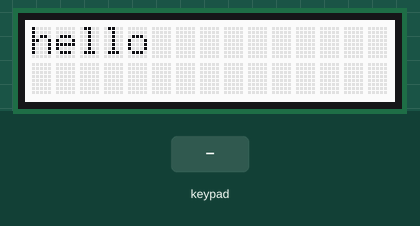
Recording of a sketch running on a simulated Arduino Uno, built with avr-gcc and run on an emulated ATmega328P. Parts: 15×2 character LCD. Inputs (shaded band) come from the test bench.

Above: at 1.2 s.
1.3 s: key 'S' pressed
At 1.9 s:
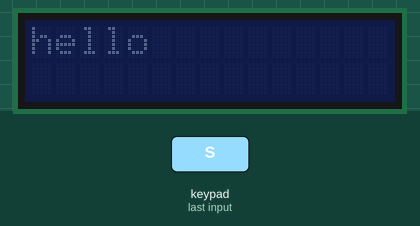
2.8 s: key 'D' pressed
At 3.5 s:
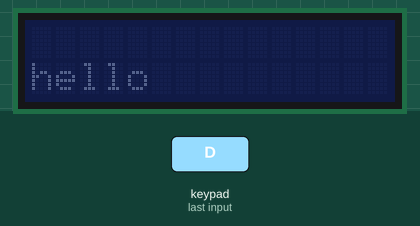
Timing chart, 0 to 5.8 s (numbered marks = the images above; inputs shaded):
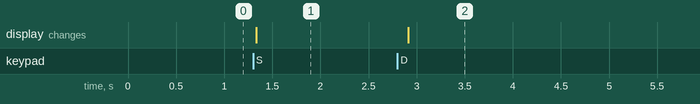

Measured:
- after the input at 1.3 s, the display: changes at once (image 1)
- after the input at 2.8 s, the display: changes after 0.11 s (image 2)

The sketch:

lcd_trinket_test.ino
```cpp
/*********************
Trinket RGB LCD Shield Clock

Example code for the Adafruit RGB Character LCD Shield and Library
for Trinket

The DS1307 Real Time Clock must be initialized with a separate sketch.
**********************/

// include the library code:
#include <Wire.h>

// If on Arduino Uno, use this...
#include <Adafruit_MCP23017.h>
#include <Adafruit_RGBLCDShield.h>

// THIS CODE IS FOR A TRINKET OR OTHER TINY 85 BASED SYSTEM TO GET SHIELD AND I2C WORKING!
// #include <TinyWireM.h>                  // Trinket I2C communications
// #include <TinyAdafruit_RGBLCDShield.h>  // RGB LCD Shield communications

// These defines make it easy to set the backlight color
#define OFF 0x0
#define RED 0x1
#define YELLOW 0x3
#define GREEN 0x2
#define TEAL 0x6
#define BLUE 0x4
#define VIOLET 0x5
#define WHITE 0x7

#define SCREEN_X 0xf
#define SCREEN_Y 0x2

// The shield uses the I2C SCL and SDA pins.
Adafruit_RGBLCDShield lcd = Adafruit_RGBLCDShield();

int8_t offsetX = 0;   // Hour offset set by user with buttons
int8_t offsetY = 0;   // Hour offset set by user with buttons
int8_t frame = 0;   // keeps track of how many frames have gone by
int8_t lastButtonPress = 0;
String displayText = "hello";
boolean doesNeedRedraw;
uint8_t backlight = WHITE;  // Backlight state

void setup() {
  lcd.begin(SCREEN_X, SCREEN_Y);         // initialize display colums and rows
  lcd.setBacklight(WHITE);  // Set to OFF if you do not want backlight on boot
  doesNeedRedraw = true;
}

void loop() {
  if (doesNeedRedraw)
    draw();

  pollKeys();

  frame++;
  if (frame > 63){
    frame = 7;
    lastButtonPress = 0;
  }
  delay(60);  // wait one second
}

void draw() {
  lcd.clear();
  lcd.setCursor(offsetX,offsetY);
  lcd.print(displayText);

  doesNeedRedraw = false;
}

void pollKeys() {
  uint8_t buttons;                       // button read value

  buttons = lcd.readButtons();  // read the buttons on the shield

  if(buttons!=0) {                     // if a button was pressed
    boolean wasSelectButtonPressedTooRecently = (frame - lastButtonPress) <= 8;
    doesNeedRedraw = true;
    if (buttons & BUTTON_RIGHT) {       // if up pressed, increment hours
      offsetX +=1;
    }
    if (buttons & BUTTON_LEFT) {     // if down pressed, decrement hours
      offsetX -=1;
    }
    if (buttons & BUTTON_UP) {       // if up pressed, increment hours
      offsetY -=1;
    }
    if (buttons & BUTTON_DOWN) {     // if down pressed, decrement hours
      offsetY +=1;
    }
    if (buttons & BUTTON_SELECT && !wasSelectButtonPressedTooRecently ) {
      lastButtonPress = frame;
      if(backlight)                 // if the backlight is on
        backlight=OFF;             //   set it to off
      else                          // else turn on the backlight if off
        backlight=WHITE;           //   (you can select any color)

      lcd.setBacklight(backlight);  // set the new backlight state
    }
    if (buttons & BUTTON_SELECT && wasSelectButtonPressedTooRecently ) {
      doesNeedRedraw = false;
    }

    confineDisplayText();
  }
}

void confineDisplayText() {
  if (offsetX > SCREEN_X) {
    offsetX = SCREEN_X;
    doesNeedRedraw = false;
  }
  if (offsetX < 0) {
    offsetX = 0;
    doesNeedRedraw = false;
  }
  if (offsetY >= SCREEN_Y) {
    offsetY = SCREEN_Y - 1;
    doesNeedRedraw = false;
  }
  if (offsetY < 0) {
    offsetY = 0;
    doesNeedRedraw = false;
  }
}

void printzero() {  // prints a zero to the LCD for leading zeros
  lcd.print("0");   // a function saves multiple calls to the print function
}

void setupBlinking() {
  pinMode(13, OUTPUT);
}

// Turns the light on for onDuration,
// does not control off duration
void blinkOnFor(int onDuration) {
  digitalWrite(13, HIGH);   // turn the LED on (HIGH is the voltage level)
  delay(onDuration);              // wait for a second
  digitalWrite(13, LOW);    // turn the LED off by making the voltage LOW
}
```
